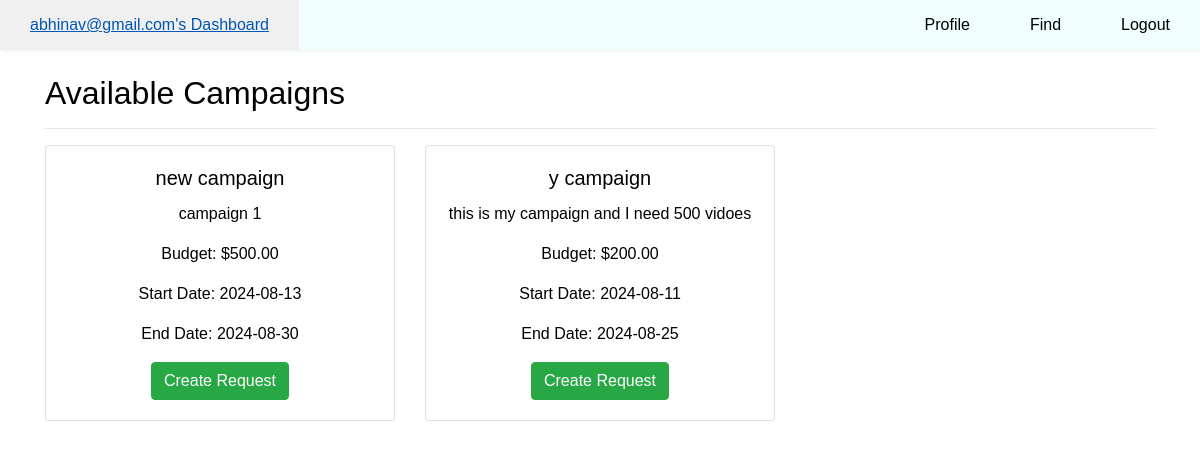
/findCampaigns (signed in), run on the app's committed database.
### model.py (models this page shows)
class User(db.Model):
    id = db.Column(db.Integer, primary_key = True)
    name = db.Column(db.String, unique = False, nullable = True, default=lambda: '')
    email = db.Column(db.String, unique = True, nullable = False)
    password = db.Column(db.String, nullable = False)
    isAdmin = db.Column(db.Boolean, default = False)
    isInfluencer = db.Column(db.Boolean, default = False)
    isSponsor = db.Column(db.Boolean, default = False)
    isBlacklist = db.Column(db.Boolean, default = False)
    influencer = db.relationship('Influencer', back_populates='user', cascade="all, delete-orphan", uselist=False)
    sponsor = db.relationship('Sponsor', back_populates='user', cascade="all, delete-orphan", uselist=False)

class Campaign(db.Model):
    campaign_id = db.Column(db.Integer, primary_key=True)
    sponsor_id = db.Column(db.Integer, db.ForeignKey('sponsor.sponsor_id'), nullable=False)
    title = db.Column(db.String, nullable=False)
    description = db.Column(db.Text, nullable=False)
    budget = db.Column(db.Numeric(10, 2), nullable=False)
    start_date = db.Column(db.Date, nullable=False)
    end_date = db.Column(db.Date, nullable=False)
    status = db.Column(db.String, nullable=False)
    niche = db.Column(db.String, nullable=False)
    isBlacklist = db.Column(db.Boolean, default=False)
    sponsor = db.relationship('Sponsor', back_populates='campaigns')
    requests = db.relationship('Request', back_populates='campaign', cascade="all, delete-orphan")

### app.py (the view, shortened to what this page needs)
@app.route('/findCampaigns',methods =['GET','POST'])
def findCampaigns():
    user = getUserInfo()
    if 'id' not in session:
        return redirect(url_for('login'))
    id = session['id']
    user = User.query.filter_by(id=id).first()
    if user is None or not user.isInfluencer:
        flash("You do not have permission to view campaigns.", "danger")
        return redirect(url_for('login'))
    activeCampaigns = Campaign.query.filter_by(status='Active').all()
    return render_template('findCampaigns.html', nav_type=user, activeCampaigns = activeCampaigns)

### helper.py (called while the page is built)
def getUserInfo():
    if 'id' in session:
        current_user = User.query.filter_by(id = session['id']).first()
        if current_user:
            usr_id = current_user.id
            email = current_user.email
            isAdmin = current_user.isAdmin
            isInfluencer = current_user.isInfluencer
            isSponsor = current_user.isSponsor
            isBlacklist = current_user.isBlacklist
            return {'usr_id':usr_id, 'email':email, 'isAdmin':isAdmin, 'isInfluencer':isInfluencer, 'isSponsor':isSponsor,'isBlacklist':isBlacklist}
        else:
            return None

### templates/findCampaigns.html (shortened to what this page needs)
{% extends './layouts/layout.html' %}
{% block body %}
    {% include './components/navbar.html' %}
    {% include './components/influencer/findCampaigns.html' %}
{% endblock %}

### templates/components/navbar.html (shortened to what this page needs)
<nav>
    <ul>
        {% if nav_type.isInfluencer == 1 %}
        <li><a href="{{ url_for('index') }}">{{ nav_type.email }}'s Dashboard</a></li>
        <li><a href="{{ url_for('profile') }}">Profile</a></li>
        <li><a href="{{ url_for('findCampaigns') }}">Find</a></li>
        <li><a href="{{ url_for('logout') }}">Logout</a></li>
        {% endif %}
    </ul>
</nav>

### templates/components/influencer/findCampaigns.html
<div class="container mt-4">
    <h2>Available Campaigns</h2>
    <hr>
    <div class="row">
        {% for campaign in activeCampaigns %}
        <div class="col-md-4 mb-4">
            <div class="card">
                <div class="card-body text-center">
                    <h5 class="card-title">{{ campaign.title }}</h5>
                    <p>{{ campaign.description }}</p>
                    <p>Budget: ${{ campaign.budget }}</p>
                    <p>Start Date: {{ campaign.start_date }}</p>
                    <p>End Date: {{ campaign.end_date }}</p>
                    <a href="{{ url_for('createRequest', campaign_id=campaign.campaign_id) }}" class="btn btn-success">
                        Create Request
                    </a>
                </div>
            </div>
        </div>
        {% endfor %}
    </div>
</div>

### static/style.css (style rules this page uses)
* { margin:0; padding:0; }
body { padding: 0; margin: 0; font-family: 'Franklin Gothic Medium', 'Arial Narrow', Arial, sans-serif; color: #000; min-height: 100vh; }
nav { background-color: azure; box-shadow: 2px 2px 3px rgb(242,245,244); }
nav ul { width: 100%; list-style: none; display: flex; justify-content: flex-end; align-items: center; }
nav li { height: 50px; }
nav a { height: 100%; padding: 0 30px; text-decoration: none; display: flex; align-items: center; color: black; }
nav li:first-child { margin-right: auto; }

### data on the page
User: email "abhinav@gmail.com"
Campaign: title "new campaign", description "campaign 1", budget "500.00", start_date "2024-08-13", end_date "2024-08-30"
Campaign: title "y campaign", description "this is my campaign and I need 500 vidoes", budget "200.00", start_date "2024-08-11", end_date "2024-08-25"
